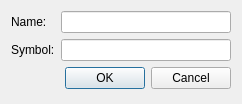
<?xml version="1.0" encoding="UTF-8"?>
<ui version="4.0">
 <class>CreateCurrencyDialog</class>
 <widget class="QDialog" name="CreateCurrencyDialog">
  <property name="geometry">
   <rect>
    <x>0</x>
    <y>0</y>
    <width>242</width>
    <height>104</height>
   </rect>
  </property>
  <property name="windowTitle">
   <string>CreateCurrencyDialog</string>
  </property>
  <layout class="QFormLayout" name="formLayout">
   <item row="0" column="0">
    <widget class="QLabel" name="nameLabel">
     <property name="text">
      <string>Name:</string>
     </property>
    </widget>
   </item>
   <item row="0" column="1">
    <widget class="QLineEdit" name="nameLineEdit"/>
   </item>
   <item row="1" column="0">
    <widget class="QLabel" name="symbolLabel">
     <property name="text">
      <string>Symbol:</string>
     </property>
    </widget>
   </item>
   <item row="1" column="1">
    <widget class="QLineEdit" name="symbolLineEdit"/>
   </item>
   <item row="2" column="1">
    <widget class="QDialogButtonBox" name="buttonBox">
     <property name="standardButtons">
      <set>QDialogButtonBox::Cancel|QDialogButtonBox::Ok</set>
     </property>
    </widget>
   </item>
  </layout>
 </widget>
 <resources/>
 <connections>
  <connection>
   <sender>buttonBox</sender>
   <signal>accepted()</signal>
   <receiver>CreateCurrencyDialog</receiver>
   <slot>accept()</slot>
   <hints>
    <hint type="sourcelabel">
     <x>152</x>
     <y>83</y>
    </hint>
    <hint type="destinationlabel">
     <x>120</x>
     <y>51</y>
    </hint>
   </hints>
  </connection>
  <connection>
   <sender>buttonBox</sender>
   <signal>rejected()</signal>
   <receiver>CreateCurrencyDialog</receiver>
   <slot>reject()</slot>
   <hints>
    <hint type="sourcelabel">
     <x>152</x>
     <y>83</y>
    </hint>
    <hint type="destinationlabel">
     <x>120</x>
     <y>51</y>
    </hint>
   </hints>
  </connection>
 </connections>
</ui>
